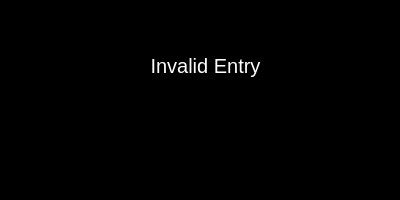
<?xml version="1.0" encoding="UTF-8"?>
<ui version="4.0">
 <class>invalidWindow</class>
 <widget class="QMainWindow" name="invalidWindow">
  <property name="geometry">
   <rect>
    <x>0</x>
    <y>0</y>
    <width>400</width>
    <height>200</height>
   </rect>
  </property>
  <property name="windowTitle">
   <string>MainWindow</string>
  </property>
  <property name="styleSheet">
   <string notr="true">background-color: rgb(0,0,0);
</string>
  </property>
  <widget class="QWidget" name="centralwidget">
   <widget class="QLabel" name="label">
    <property name="geometry">
     <rect>
      <x>150</x>
      <y>50</y>
      <width>111</width>
      <height>31</height>
     </rect>
    </property>
    <property name="maximumSize">
     <size>
      <width>351</width>
      <height>161</height>
     </size>
    </property>
    <property name="styleSheet">
     <string notr="true">color: rgb(255,255,255);
font-size: 20px;
</string>
    </property>
    <property name="text">
     <string>Invalid Entry</string>
    </property>
    <property name="alignment">
     <set>Qt::AlignCenter</set>
    </property>
   </widget>
  </widget>
  <widget class="QMenuBar" name="menubar">
   <property name="geometry">
    <rect>
     <x>0</x>
     <y>0</y>
     <width>400</width>
     <height>21</height>
    </rect>
   </property>
  </widget>
  <widget class="QStatusBar" name="statusbar"/>
 </widget>
 <resources/>
 <connections/>
</ui>
